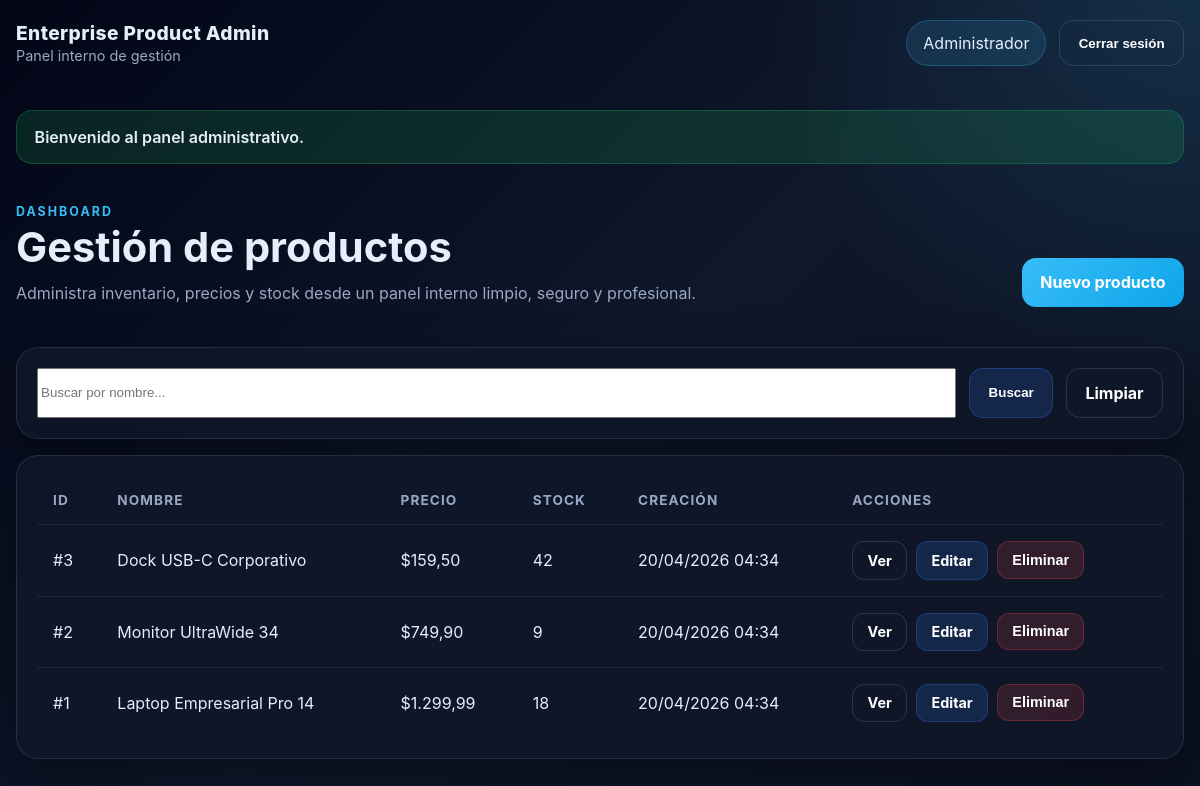
/?route=products (signed in), run on the app's committed database.
### tables this page shows
CREATE TABLE IF NOT EXISTS products (
    id INT AUTO_INCREMENT PRIMARY KEY,
    name VARCHAR(150) NOT NULL,
    description TEXT NULL,
    price DECIMAL(10,2) NOT NULL,
    stock INT NOT NULL,
    created_at TIMESTAMP DEFAULT CURRENT_TIMESTAMP
);

### core/Controller.php (called while the page is built, shortened)
<?php
abstract class Controller
{
    protected function view(string $view, array $data = []): void
    {
        extract($data, EXTR_SKIP);
        $viewPath = __DIR__ . '/../views/' . $view . '.php';
        require __DIR__ . '/../views/layouts/header.php';
        require $viewPath;
        require __DIR__ . '/../views/layouts/footer.php';
    }
}

### controllers/ProductController.php (called while the page is built, shortened)
<?php
require_once __DIR__ . '/../core/Controller.php';
require_once __DIR__ . '/../models/Product.php';
class ProductController extends Controller
{
    private Product $productModel;
    public function __construct()
    {
        $this->productModel = new Product();
    }
    public function index(): void
    {
        $search = trim((string)($_GET['search'] ?? ''));
        $products = $this->productModel->getAll($search);
        $this->view('products/index', [
            'title' => 'Gestión de productos',
            'products' => $products,
            'search' => $search,
            'csrf' => $this->csrfToken(),
        ]);
    }
}

### core/Router.php (called while the page is built, shortened)
<?php
class Router
{
    private array $routes = [
        'GET' => [],
        'POST' => [],
    ];
    public function get(string $path, array $handler, array $middlewares = []): void
    {
        $this->routes['GET'][$path] = compact('handler', 'middlewares');
    }
    public function post(string $path, array $handler, array $middlewares = []): void
    {
        $this->routes['POST'][$path] = compact('handler', 'middlewares');
    }
    public function dispatch(string $method, string $path): void
    {
        $route = $this->routes[$method][$path] ?? null;
        [$controllerClass, $action] = $route['handler'];
        $controller = new $controllerClass();
        $controller->$action();
    }
}

### public/index.php (called while the page is built, shortened)
<?php
require_once __DIR__ . '/../core/Router.php';
require_once __DIR__ . '/../controllers/ProductController.php';
$router = new Router();
$router->get('/', [AuthController::class, 'showLogin']);
$router->get('login', [AuthController::class, 'showLogin']);
$router->post('login', [AuthController::class, 'login']);
$router->post('logout', [AuthController::class, 'logout'], [AuthMiddleware::class]);
$router->get('products', [ProductController::class, 'index'], [AuthMiddleware::class]);
$router->get('products/create', [ProductController::class, 'create'], [AuthMiddleware::class]);
$router->post('products/store', [ProductController::class, 'store'], [AuthMiddleware::class]);
$router->get('products/show', [ProductController::class, 'show'], [AuthMiddleware::class]);
$router->get('products/edit', [ProductController::class, 'edit'], [AuthMiddleware::class]);
$router->post('products/update', [ProductController::class, 'update'], [AuthMiddleware::class]);
$router->post('products/delete', [ProductController::class, 'destroy'], [AuthMiddleware::class]);
$route = trim((string)($_GET['route'] ?? '/'), '/');
$route = $route === '' ? '/' : $route;
$method = $_SERVER['REQUEST_METHOD'] ?? 'GET';
$router->dispatch($method, $route);

### config/database.php (called while the page is built)
<?php
class Database
{
    public static function connect()
    {
        $host = '127.0.0.1';
        $port = '8889';
        $db   = 'crud_productos';
        $user = 'root';
        $pass = 'root';
        $charset = 'utf8mb4';
        $dsn = "mysql:host=$host;port=$port;dbname=$db;charset=$charset";
        return new PDO($dsn, $user, $pass, [
            PDO::ATTR_ERRMODE => PDO::ERRMODE_EXCEPTION,
            PDO::ATTR_DEFAULT_FETCH_MODE => PDO::FETCH_ASSOC,
        ]);
    }
}

### core/Model.php (called while the page is built, shortened)
<?php
require_once __DIR__ . '/../config/database.php';
abstract class Model
{
    public function __construct()
    {
        $this->db = Database::connect();
    }
}

### models/Product.php (called while the page is built, shortened)
<?php
require_once __DIR__ . '/../core/Model.php';
class Product extends Model
{
    public function getAll(?string $search = null): array
    {
        $stmt = $this->db->query('SELECT * FROM products ORDER BY created_at DESC, id DESC');
        return $stmt->fetchAll();
    }
}

### views/products/index.php (the view, shortened to what this page needs)
<section class="hero-panel">
    <div>
        <p class="eyebrow">Dashboard</p>
        <h1>Gestión de productos</h1>
        <p class="muted">Administra inventario, precios y stock desde un panel interno limpio, seguro y profesional.</p>
    </div>
    <a href="<?= BASE_URL ?>/?route=products/create" class="btn btn-primary">Nuevo producto</a>
</section>
<section class="card search-card">
    <form method="GET" class="search-form">
        <input type="text" name="search" placeholder="Buscar por nombre..." value="<?= e($search); ?>">
        <button type="submit" class="btn btn-secondary">Buscar</button>
        <a href="<?= BASE_URL ?>/?route=products" class="btn btn-ghost">Limpiar</a>
    </form>
</section>
<section class="card table-card">
    <div class="table-responsive">
        <table>
            <thead>
                <tr>
                    <th>ID</th>
                    <th>Nombre</th>
                    <th>Precio</th>
                    <th>Stock</th>
                    <th>Creación</th>
                    <th>Acciones</th>
                </tr>
            </thead>
            <tbody>
            <?php if (empty($products)): ?>
                <tr>
                    <td colspan="6" class="empty-state">No se encontraron productos.</td>
                </tr>
            <?php else: ?>
                <?php foreach ($products as $product): ?>
                    <tr>
                        <td>#<?= e((string)$product['id']); ?></td>
                        <td><?= e($product['name']); ?></td>
                        <td>$<?= e(number_format((float)$product['price'], 2, ',', '.')); ?></td>
                        <td><?= e((string)$product['stock']); ?></td>
                        <td><?= e(date('d/m/Y H:i', strtotime($product['created_at']))); ?></td>
                        <td>
                            <div class="actions">
                                <a class="btn btn-small btn-ghost" href="<?= BASE_URL ?>/?route=products/show&id=<?= e((string)$product['id']); ?>">Ver</a>
                                <a class="btn btn-small btn-secondary" href="<?= BASE_URL ?>/?route=products/edit&id=<?= e((string)$product['id']); ?>">Editar</a>
                                <form action="<?= BASE_URL ?>/?route=products/delete" method="POST" data-confirm="¿Deseas eliminar este producto? Esta acción no se puede deshacer.">
                                    <button type="submit" class="btn btn-small btn-danger">Eliminar</button>
                                </form>
                            </div>
                        </td>
                    </tr>
                <?php endforeach; ?>
            <?php endif; ?>
            </tbody>
        </table>
    </div>
</section>

### views/layouts/header.php (shortened to what this page needs)
<?php
$flash = $_SESSION['flash'] ?? null;
$user = $_SESSION['user'] ?? null;
function e(string $value): string { return htmlspecialchars($value, ENT_QUOTES, 'UTF-8'); }
?>
<!DOCTYPE html>
<html lang="es">
<head>
    <link rel="stylesheet" href="<?= BASE_URL ?>/assets/css/app.css">
</head>
<body>
<div class="app-shell">
    <nav class="navbar">
        <div>
            <span class="brand">Enterprise Product Admin</span>
            <span class="brand-sub">Panel interno de gestión</span>
        </div>
        <?php if ($user): ?>
            <div class="nav-actions">
                <span class="user-chip"><?= e($user['name']); ?></span>
                <form action="<?= BASE_URL ?>/?route=logout" method="POST">
                    <button type="submit" class="btn btn-outline">Cerrar sesión</button>
                </form>
            </div>
        <?php endif; ?>
    </nav>
    <main class="container">
        <?php if ($flash): ?>
            <div class="flash flash-<?= e($flash['type']); ?>">
                <?= e($flash['message']); ?>
            </div>
        <?php endif; ?>

### views/layouts/footer.php (shortened to what this page needs)
    </main>
</div>
</body>
</html>

### public/assets/css/app.css (style rules this page uses)
:root { --bg: #0b1120; --bg-soft: #111827; --panel: rgba(15, 23, 42, 0.88); --panel-border: rgba(148, 163, 184, 0.18); --text: #e5eefb; --muted: #9aa8c4; --primary: #38bdf8; --primary-dark: #0ea5e9; --danger: #ef4444; --success: #22c55e; --warning: #f59e0b; --shadow: 0 18px 50px rgba(0, 0, 0, 0.35); }
* { box-sizing: border-box; }
html, body { margin: 0; padding: 0; font-family: Inter, Arial, sans-serif; background: radial-gradient(circle at top right, rgba(56, 189, 248, 0.15), transparent 30%), linear-gradient(135deg, #020617, #0f172a 50%, #0b1120 100%); color: var(--text); }
a { text-decoration: none; color: inherit; }
body { min-height: 100vh; }
.app-shell { min-height: 100vh; }
.container { width: min(1180px, calc(100% - 2rem)); margin: 0 auto; padding: 1.5rem 0 2rem; }
.navbar { width: min(1180px, calc(100% - 2rem)); margin: 0 auto; padding: 1.25rem 0; display: flex; justify-content: space-between; align-items: center; gap: 1rem; }
.brand { display: block; font-size: 1.2rem; font-weight: 800; letter-spacing: .02em; }
.brand-sub { color: var(--muted); font-size: .9rem; }
.nav-actions { display: flex; align-items: center; gap: .8rem; }
.user-chip { padding: .75rem 1rem; border-radius: 999px; background: rgba(56,189,248,.12); border: 1px solid rgba(56,189,248,.25); }
.card, .auth-card, .detail-card { background: var(--panel); border: 1px solid var(--panel-border); border-radius: 22px; box-shadow: var(--shadow); backdrop-filter: blur(10px); }
.hero-panel { display: flex; justify-content: space-between; align-items: end; gap: 1rem; margin-bottom: 1rem; padding: 1.5rem 0; }
.panel-heading h1, .hero-panel h1 { margin: .2rem 0 .55rem; font-size: clamp(1.9rem, 4vw, 2.6rem); }
.eyebrow { margin: 0; text-transform: uppercase; letter-spacing: .16em; font-size: .78rem; color: var(--primary); font-weight: 700; }
.muted { color: var(--muted); margin: 0; line-height: 1.6; }
.search-card, .table-card, .form-card { padding: 1.25rem; margin-bottom: 1rem; }
.btn { display: inline-flex; align-items: center; justify-content: center; gap: .45rem; padding: .9rem 1.15rem; border-radius: 14px; border: none; cursor: pointer; font-weight: 700; transition: .2s ease; color: white; }
.btn-primary { background: linear-gradient(135deg, var(--primary), var(--primary-dark)); }
.btn-secondary { background: rgba(59, 130, 246, .16); border: 1px solid rgba(59,130,246,.25); }
.btn-outline, .btn-ghost { background: transparent; border: 1px solid rgba(148,163,184,.22); }
.btn-danger { background: rgba(239, 68, 68, .16); border: 1px solid rgba(239,68,68,.3); }
.btn-small { padding: .6rem .9rem; border-radius: 12px; font-size: .9rem; }
.search-form { display: flex; gap: .8rem; flex-wrap: wrap; }
.search-form input { flex: 1 1 280px; }
.table-responsive { overflow-x: auto; }
table { width: 100%; border-collapse: collapse; }
thead th { text-align: left; padding: 1rem; font-size: .85rem; letter-spacing: .08em; text-transform: uppercase; color: var(--muted); }
tbody td { padding: 1rem; border-top: 1px solid rgba(148,163,184,.12); }
.actions { display: flex; gap: .55rem; flex-wrap: wrap; }
.flash { padding: 1rem 1.1rem; border-radius: 16px; margin-bottom: 1rem; font-weight: 600; border: 1px solid transparent; }
.flash-success { background: rgba(34,197,94,.15); border-color: rgba(34,197,94,.25); }

### data on the page
products: id "3", name "Dock USB-C Corporativo", price "159,50", stock "42", created_at "20/04/2026 04:34"
products: id "2", name "Monitor UltraWide 34", price "749,90", stock "9", created_at "20/04/2026 04:34"
products: id "1", name "Laptop Empresarial Pro 14", price "1.299,99", stock "18", created_at "20/04/2026 04:34"

### other printed values
$user['name'] "Administrador"
$flash['message'] "Bienvenido al panel administrativo."
